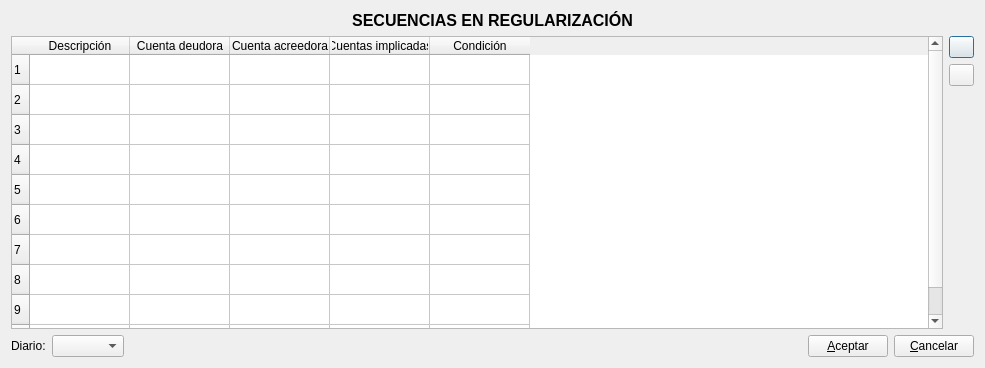
<?xml version="1.0" encoding="UTF-8"?>
<ui version="4.0">
 <class>regul_sec</class>
 <widget class="QDialog" name="regul_sec">
  <property name="geometry">
   <rect>
    <x>0</x>
    <y>0</y>
    <width>985</width>
    <height>368</height>
   </rect>
  </property>
  <property name="windowTitle">
   <string>Secuencias en regularización</string>
  </property>
  <layout class="QVBoxLayout" name="verticalLayout_2">
   <item>
    <widget class="QLabel" name="label">
     <property name="font">
      <font>
       <pointsize>12</pointsize>
       <bold>true</bold>
      </font>
     </property>
     <property name="text">
      <string>SECUENCIAS EN REGULARIZACIÓN</string>
     </property>
     <property name="alignment">
      <set>Qt::AlignmentFlag::AlignCenter</set>
     </property>
    </widget>
   </item>
   <item>
    <layout class="QHBoxLayout" name="horizontalLayout">
     <item>
      <widget class="QTableWidget" name="tableWidget">
       <property name="rowCount">
        <number>10</number>
       </property>
       <property name="columnCount">
        <number>5</number>
       </property>
       <row/>
       <row/>
       <row/>
       <row/>
       <row/>
       <row/>
       <row/>
       <row/>
       <row/>
       <row/>
       <column>
        <property name="text">
         <string>Descripción</string>
        </property>
       </column>
       <column>
        <property name="text">
         <string>Cuenta deudora</string>
        </property>
       </column>
       <column>
        <property name="text">
         <string>Cuenta acreedora</string>
        </property>
       </column>
       <column>
        <property name="text">
         <string>Cuentas implicadas</string>
        </property>
       </column>
       <column>
        <property name="text">
         <string>Condición</string>
        </property>
       </column>
      </widget>
     </item>
     <item>
      <layout class="QVBoxLayout" name="verticalLayout">
       <item>
        <widget class="QPushButton" name="arribapushButton">
         <property name="maximumSize">
          <size>
           <width>25</width>
           <height>25</height>
          </size>
         </property>
         <property name="text">
          <string/>
         </property>
         <property name="icon">
          <iconset resource="keme.qrc">
           <normaloff>:/iconos/graf/up.png</normaloff>:/iconos/graf/up.png</iconset>
         </property>
         <property name="iconSize">
          <size>
           <width>20</width>
           <height>20</height>
          </size>
         </property>
        </widget>
       </item>
       <item>
        <widget class="QPushButton" name="abajopushButton">
         <property name="maximumSize">
          <size>
           <width>25</width>
           <height>25</height>
          </size>
         </property>
         <property name="text">
          <string/>
         </property>
         <property name="icon">
          <iconset resource="keme.qrc">
           <normaloff>:/iconos/graf/down.png</normaloff>:/iconos/graf/down.png</iconset>
         </property>
         <property name="iconSize">
          <size>
           <width>20</width>
           <height>20</height>
          </size>
         </property>
        </widget>
       </item>
       <item>
        <spacer name="verticalSpacer">
         <property name="orientation">
          <enum>Qt::Orientation::Vertical</enum>
         </property>
         <property name="sizeHint" stdset="0">
          <size>
           <width>20</width>
           <height>40</height>
          </size>
         </property>
        </spacer>
       </item>
      </layout>
     </item>
    </layout>
   </item>
   <item>
    <layout class="QHBoxLayout" name="horizontalLayout_2">
     <item>
      <widget class="QLabel" name="label_2">
       <property name="text">
        <string>Diario:</string>
       </property>
      </widget>
     </item>
     <item>
      <widget class="QComboBox" name="diariocomboBox"/>
     </item>
     <item>
      <spacer name="horizontalSpacer">
       <property name="orientation">
        <enum>Qt::Orientation::Horizontal</enum>
       </property>
       <property name="sizeHint" stdset="0">
        <size>
         <width>40</width>
         <height>20</height>
        </size>
       </property>
      </spacer>
     </item>
     <item>
      <widget class="QPushButton" name="aceptarpushButton">
       <property name="text">
        <string>&amp;Aceptar</string>
       </property>
      </widget>
     </item>
     <item>
      <widget class="QPushButton" name="cancelarpushButton">
       <property name="text">
        <string>&amp;Cancelar</string>
       </property>
      </widget>
     </item>
    </layout>
   </item>
  </layout>
 </widget>
 <resources>
  <include location="keme.qrc"/>
 </resources>
 <connections>
  <connection>
   <sender>cancelarpushButton</sender>
   <signal>clicked()</signal>
   <receiver>regul_sec</receiver>
   <slot>reject()</slot>
   <hints>
    <hint type="sourcelabel">
     <x>667</x>
     <y>356</y>
    </hint>
    <hint type="destinationlabel">
     <x>682</x>
     <y>323</y>
    </hint>
   </hints>
  </connection>
 </connections>
</ui>
